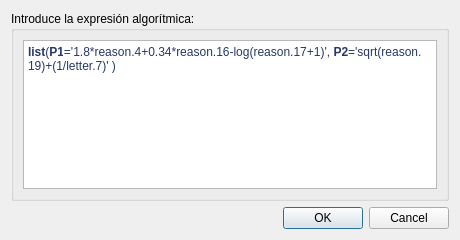
<?xml version="1.0" encoding="UTF-8"?>
<ui version="4.0">
 <class>agregado</class>
 <widget class="QDialog" name="agregado">
  <property name="geometry">
   <rect>
    <x>0</x>
    <y>0</y>
    <width>460</width>
    <height>240</height>
   </rect>
  </property>
  <property name="windowTitle">
   <string>Dialog</string>
  </property>
  <layout class="QGridLayout" name="gridLayout_2">
   <item row="0" column="0">
    <layout class="QGridLayout" name="gridLayout">
     <item row="0" column="0">
      <widget class="QGroupBox" name="groupBox_3">
       <property name="title">
        <string>Introduce la expresión algorítmica:</string>
       </property>
       <layout class="QGridLayout" name="gridLayout_3">
        <item row="0" column="0">
         <widget class="QTextEdit" name="fnc_algoritmica">
          <property name="html">
           <string>&lt;!DOCTYPE HTML PUBLIC &quot;-//W3C//DTD HTML 4.0//EN&quot; &quot;http://www.w3.org/TR/REC-html40/strict.dtd&quot;&gt;
&lt;html&gt;&lt;head&gt;&lt;meta name=&quot;qrichtext&quot; content=&quot;1&quot; /&gt;&lt;style type=&quot;text/css&quot;&gt;
p, li { white-space: pre-wrap; }
&lt;/style&gt;&lt;/head&gt;&lt;body style=&quot; font-family:'Sans Serif'; font-size:9pt; font-weight:400; font-style:normal;&quot;&gt;
&lt;p style=&quot; margin-top:0px; margin-bottom:0px; margin-left:0px; margin-right:0px; -qt-block-indent:0; text-indent:0px;&quot;&gt;&lt;span style=&quot; font-family:'courier new,monospace'; font-weight:600; color:#283769; background-color:#ffffff;&quot;&gt;list&lt;/span&gt;&lt;span style=&quot; font-family:'courier new,monospace'; color:#283769; background-color:#ffffff;&quot;&gt;(&lt;/span&gt;&lt;span style=&quot; font-family:'courier new,monospace'; font-weight:600; color:#283769; background-color:#ffffff;&quot;&gt;P1&lt;/span&gt;&lt;span style=&quot; font-family:'courier new,monospace'; color:#283769; background-color:#ffffff;&quot;&gt;='1.8*reason.4+0.34*reason.16-log(reason.17+1)', &lt;/span&gt;&lt;span style=&quot; font-family:'courier new,monospace'; font-weight:600; color:#283769; background-color:#ffffff;&quot;&gt;P2&lt;/span&gt;&lt;span style=&quot; font-family:'courier new,monospace'; color:#283769; background-color:#ffffff;&quot;&gt;='sqrt(reason.19)+(1/letter.7)' )&lt;/span&gt;&lt;/p&gt;&lt;/body&gt;&lt;/html&gt;</string>
          </property>
         </widget>
        </item>
       </layout>
      </widget>
     </item>
    </layout>
   </item>
   <item row="1" column="0">
    <widget class="QDialogButtonBox" name="buttonBox">
     <property name="orientation">
      <enum>Qt::Horizontal</enum>
     </property>
     <property name="standardButtons">
      <set>QDialogButtonBox::Cancel|QDialogButtonBox::Ok</set>
     </property>
    </widget>
   </item>
  </layout>
 </widget>
 <resources/>
 <connections>
  <connection>
   <sender>buttonBox</sender>
   <signal>accepted()</signal>
   <receiver>agregado</receiver>
   <slot>accept()</slot>
   <hints>
    <hint type="sourcelabel">
     <x>248</x>
     <y>254</y>
    </hint>
    <hint type="destinationlabel">
     <x>157</x>
     <y>274</y>
    </hint>
   </hints>
  </connection>
  <connection>
   <sender>buttonBox</sender>
   <signal>rejected()</signal>
   <receiver>agregado</receiver>
   <slot>reject()</slot>
   <hints>
    <hint type="sourcelabel">
     <x>316</x>
     <y>260</y>
    </hint>
    <hint type="destinationlabel">
     <x>286</x>
     <y>274</y>
    </hint>
   </hints>
  </connection>
 </connections>
</ui>
